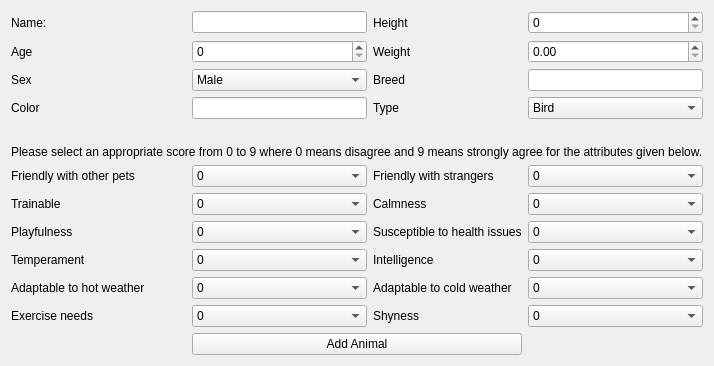
          <widget class="QWidget" name="tab_2">
           <attribute name="title">
            <string>Add new animal</string>
           </attribute>
           <layout class="QGridLayout" name="gridLayout_5">
            <item row="1" column="0">
             <layout class="QGridLayout" name="gridLayout_2">
              <item row="0" column="2">
               <widget class="QLabel" name="label_6">
                <property name="text">
                 <string>Height</string>
                </property>
               </widget>
              </item>
              <item row="0" column="0">
               <widget class="QLabel" name="label">
                <property name="text">
                 <string>Name: </string>
                </property>
               </widget>
              </item>
              <item row="2" column="1">
               <widget class="QComboBox" name="inputSex">
                <item>
                 <property name="text">
                  <string>Male</string>
                 </property>
                </item>
                <item>
                 <property name="text">
                  <string>Female</string>
                 </property>
                </item>
               </widget>
              </item>
              <item row="2" column="3">
               <widget class="QLineEdit" name="inputBreed"/>
              </item>
              <item row="3" column="3">
               <widget class="QComboBox" name="inputType">
                <item>
                 <property name="text">
                  <string>Bird</string>
                 </property>
                </item>
                <item>
                 <property name="text">
                  <string>Cat</string>
                 </property>
                </item>
                <item>
                 <property name="text">
                  <string>Dog</string>
                 </property>
                </item>
               </widget>
              </item>
              <item row="2" column="2">
               <widget class="QLabel" name="label_7">
                <property name="text">
                 <string>Breed</string>
                </property>
               </widget>
              </item>
              <item row="2" column="0">
               <widget class="QLabel" name="label_3">
                <property name="text">
                 <string>Sex</string>
                </property>
               </widget>
              </item>
              <item row="0" column="3">
               <widget class="QSpinBox" name="inputHeight"/>
              </item>
              <item row="3" column="0">
               <widget class="QLabel" name="label_4">
                <property name="text">
                 <string>Color</string>
                </property>
               </widget>
              </item>
              <item row="0" column="1">
               <widget class="QLineEdit" name="inputName"/>
              </item>
              <item row="3" column="2">
               <widget class="QLabel" name="label_8">
                <property name="text">
                 <string>Type</string>
                </property>
               </widget>
              </item>
              <item row="1" column="1">
               <widget class="QSpinBox" name="inputAge"/>
              </item>
              <item row="3" column="1">
               <widget class="QLineEdit" name="inputColot"/>
              </item>
              <item row="1" column="2">
               <widget class="QLabel" name="label_5">
                <property name="text">
                 <string>Weight</string>
                </property>
               </widget>
              </item>
              <item row="1" column="0">
               <widget class="QLabel" name="label_2">
                <property name="text">
                 <string>Age</string>
                </property>
               </widget>
              </item>
              <item row="1" column="3">
               <widget class="QDoubleSpinBox" name="inputWeight"/>
              </item>
              <item row="10" column="2">
               <widget class="QLabel" name="label_17">
                <property name="text">
                 <string>Adaptable to cold weather</string>
                </property>
               </widget>
              </item>
              <item row="6" column="1">
               <widget class="QComboBox" name="inputPetFriendly">
                <item>
                 <property name="text">
                  <string>0</string>
                 </property>
                </item>
                <item>
                 <property name="text">
                  <string>1</string>
                 </property>
                </item>
                <item>
                 <property name="text">
                  <string>2</string>
                 </property>
                </item>
                <item>
                 <property name="text">
                  <string>3</string>
                 </property>
                </item>
                <item>
                 <property name="text">
                  <string>4</string>
                 </property>
                </item>
                <item>
                 <property name="text">
                  <string>5</string>
                 </property>
                </item>
                <item>
                 <property name="text">
                  <string>6</string>
                 </property>
                </item>
                <item>
                 <property name="text">
                  <string>7</string>
                 </property>
                </item>
                <item>
                 <property name="text">
                  <string>8</string>
                 </property>
                </item>
                <item>
                 <property name="text">
                  <string>9</string>
                 </property>
                </item>
               </widget>
              </item>
              <item row="7" column="3">
               <widget class="QComboBox" name="inputCalmness">
                <item>
                 <property name="text">
                  <string>0</string>
                 </property>
                </item>
                <item>
                 <property name="text">
                  <string>1</string>
                 </property>
                </item>
                <item>
                 <property name="text">
                  <string>2</string>
                 </property>
                </item>
                <item>
                 <property name="text">
                  <string>3</string>
                 </property>
                </item>
                <item>
                 <property name="text">
                  <string>4</string>
                 </property>
                </item>
                <item>
                 <property name="text">
                  <string>5</string>
                 </property>
                </item>
                <item>
                 <property name="text">
                  <string>6</string>
                 </property>
                </item>
                <item>
                 <property name="text">
                  <string>7</string>
                 </property>
                </item>
                <item>
                 <property name="text">
                  <string>8</string>
                 </property>
                </item>
                <item>
                 <property name="text">
                  <string>9</string>
                 </property>
                </item>
               </widget>
              </item>
              <item row="6" column="3">
               <widget class="QComboBox" name="inputPeopleFriendly">
                <item>
                 <property name="text">
                  <string>0</string>
                 </property>
                </item>
                <item>
                 <property name="text">
                  <string>1</string>
                 </property>
                </item>
                <item>
                 <property name="text">
                  <string>2</string>
                 </property>
                </item>
                <item>
                 <property name="text">
                  <string>3</string>
                 </property>
                </item>
                <item>
                 <property name="text">
                  <string>4</string>
                 </property>
                </item>
                <item>
                 <property name="text">
                  <string>5</string>
                 </property>
                </item>
                <item>
                 <property name="text">
                  <string>6</string>
                 </property>
                </item>
                <item>
                 <property name="text">
                  <string>7</string>
                 </property>
                </item>
                <item>
                 <property name="text">
                  <string>8</string>
                 </property>
                </item>
                <item>
                 <property name="text">
                  <string>9</string>
                 </property>
                </item>
               </widget>
              </item>
              <item row="11" column="2">
               <widget class="QLabel" name="label_16">
                <property name="text">
                 <string>Shyness</string>
                </property>
               </widget>
              </item>
              <item row="8" column="0">
               <widget class="QLabel" name="label_12">
                <property name="text">
                 <string>Playfulness</string>
                </property>
               </widget>
              </item>
              <item row="11" column="3">
               <widget class="QComboBox" name="inputShyness">
                <item>
                 <property name="text">
                  <string>0</string>
                 </property>
                </item>
                <item>
                 <property name="text">
                  <string>1</string>
                 </property>
                </item>
                <item>
                 <property name="text">
                  <string>2</string>
                 </property>
                </item>
                <item>
                 <property name="text">
                  <string>3</string>
                 </property>
                </item>
                <item>
                 <property name="text">
                  <string>4</string>
                 </property>
                </item>
                <item>
                 <property name="text">
                  <string>5</string>
                 </property>
                </item>
                <item>
                 <property name="text">
                  <string>6</string>
                 </property>
                </item>
                <item>
                 <property name="text">
                  <string>7</string>
                 </property>
                </item>
                <item>
                 <property name="text">
                  <string>8</string>
                 </property>
                </item>
                <item>
                 <property name="text">
                  <string>9</string>
                 </property>
                </item>
               </widget>
              </item>
              <item row="7" column="0">
               <widget class="QLabel" name="label_11">
                <property name="text">
                 <string>Trainable</string>
                </property>
               </widget>
              </item>
              <item row="11" column="1">
               <widget class="QComboBox" name="inputExercise">
                <item>
                 <property name="text">
                  <string>0</string>
                 </property>
                </item>
                <item>
                 <property name="text">
                  <string>1</string>
                 </property>
                </item>
                <item>
                 <property name="text">
                  <string>2</string>
                 </property>
                </item>
                <item>
                 <property name="text">
                  <string>3</string>
                 </property>
                </item>
                <item>
                 <property name="text">
                  <string>4</string>
                 </property>
                </item>
                <item>
                 <property name="text">
                  <string>5</string>
                 </property>
                </item>
                <item>
                 <property name="text">
                  <string>6</string>
                 </property>
                </item>
                <item>
                 <property name="text">
                  <string>7</string>
                 </property>
                </item>
                <item>
                 <property name="text">
                  <string>8</string>
                 </property>
                </item>
                <item>
                 <property name="text">
                  <string>9</string>
                 </property>
                </item>
               </widget>
              </item>
              <item row="4" column="0" colspan="4">
               <spacer name="horizontalSpacer_3">
                <property name="orientation">
                 <enum>Qt::Horizontal</enum>
                </property>
                <property name="sizeHint" stdset="0">
                 <size>
                  <width>40</width>
                  <height>20</height>
                 </size>
                </property>
               </spacer>
              </item>
              <item row="6" column="0">
               <widget class="QLabel" name="label_9">
                <property name="text">
                 <string>Friendly with other pets</string>
                </property>
               </widget>
              </item>
              <item row="9" column="3">
               <widget class="QComboBox" name="inputIntelligence">
                <item>
                 <property name="text">
                  <string>0</string>
                 </property>
                </item>
                <item>
                 <property name="text">
                  <string>1</string>
                 </property>
                </item>
                <item>
                 <property name="text">
                  <string>2</string>
                 </property>
                </item>
                <item>
                 <property name="text">
                  <string>3</string>
                 </property>
                </item>
                <item>
                 <property name="text">
                  <string>4</string>
                 </property>
                </item>
                <item>
                 <property name="text">
                  <string>5</string>
                 </property>
                </item>
                <item>
                 <property name="text">
                  <string>6</string>
                 </property>
                </item>
                <item>
                 <property name="text">
                  <string>7</string>
                 </property>
                </item>
                <item>
                 <property name="text">
                  <string>8</string>
                 </property>
                </item>
                <item>
                 <property name="text">
                  <string>9</string>
                 </property>
                </item>
               </widget>
              </item>
              <item row="10" column="1">
               <widget class="QComboBox" name="inputHotWeather">
                <item>
                 <property name="text">
                  <string>0</string>
                 </property>
                </item>
                <item>
                 <property name="text">
                  <string>1</string>
                 </property>
                </item>
                <item>
                 <property name="text">
                  <string>2</string>
                 </property>
                </item>
                <item>
                 <property name="text">
                  <string>3</string>
                 </property>
                </item>
                <item>
                 <property name="text">
                  <string>4</string>
                 </property>
                </item>
                <item>
                 <property name="text">
                  <string>5</string>
                 </property>
                </item>
                <item>
                 <property name="text">
                  <string>6</string>
                 </property>
                </item>
                <item>
                 <property name="text">
                  <string>7</string>
                 </property>
                </item>
                <item>
                 <property name="text">
                  <string>8</string>
                 </property>
                </item>
                <item>
                 <property name="text">
                  <string>9</string>
                 </property>
                </item>
               </widget>
              </item>
              <item row="8" column="3">
               <widget class="QComboBox" name="inputHealth">
                <item>
                 <property name="text">
                  <string>0</string>
                 </property>
                </item>
                <item>
                 <property name="text">
                  <string>1</string>
                 </property>
                </item>
                <item>
                 <property name="text">
                  <string>2</string>
                 </property>
                </item>
                <item>
                 <property name="text">
                  <string>3</string>
                 </property>
                </item>
                <item>
                 <property name="text">
                  <string>4</string>
                 </property>
                </item>
                <item>
                 <property name="text">
                  <string>5</string>
                 </property>
                </item>
                <item>
                 <property name="text">
                  <string>6</string>
                 </property>
                </item>
                <item>
                 <property name="text">
                  <string>7</string>
                 </property>
                </item>
                <item>
                 <property name="text">
                  <string>8</string>
                 </property>
                </item>
                <item>
                 <property name="text">
                  <string>9</string>
                 </property>
                </item>
               </widget>
              </item>
              <item row="6" column="2">
               <widget class="QLabel" name="label_10">
                <property name="text">
                 <string>Friendly with strangers</string>
                </property>
               </widget>
              </item>
              <item row="8" column="1">
               <widget class="QComboBox" name="inputPlayfulness">
                <item>
                 <property name="text">
                  <string>0</string>
                 </property>
                </item>
                <item>
                 <property name="text">
                  <string>1</string>
                 </property>
                </item>
                <item>
                 <property name="text">
                  <string>2</string>
                 </property>
                </item>
                <item>
                 <property name="text">
                  <string>3</string>
                 </property>
                </item>
                <item>
                 <property name="text">
                  <string>4</string>
                 </property>
                </item>
                <item>
                 <property name="text">
                  <string>5</string>
                 </property>
                </item>
                <item>
                 <property name="text">
                  <string>6</string>
                 </property>
                </item>
                <item>
                 <property name="text">
                  <string>7</string>
                 </property>
                </item>
                <item>
                 <property name="text">
                  <string>8</string>
                 </property>
                </item>
                <item>
                 <property name="text">
                  <string>9</string>
                 </property>
                </item>
               </widget>
              </item>
              <item row="10" column="0">
               <widget class="QLabel" name="label_14">
                <property name="text">
                 <string>Adaptable to hot weather</string>
                </property>
               </widget>
              </item>
              <item row="7" column="2">
               <widget class="QLabel" name="label_20">
                <property name="text">
                 <string>Calmness</string>
                </property>
               </widget>
              </item>
              <item row="9" column="2">
               <widget class="QLabel" name="label_18">
                <property name="text">
                 <string>Intelligence</string>
                </property>
               </widget>
              </item>
              <item row="10" column="3">
               <widget class="QComboBox" name="inputColdWeather">
                <item>
                 <property name="text">
                  <string>0</string>
                 </property>
                </item>
                <item>
                 <property name="text">
                  <string>1</string>
                 </property>
                </item>
                <item>
                 <property name="text">
                  <string>2</string>
                 </property>
                </item>
                <item>
                 <property name="text">
                  <string>3</string>
                 </property>
                </item>
                <item>
                 <property name="text">
                  <string>4</string>
                 </property>
                </item>
                <item>
                 <property name="text">
                  <string>5</string>
                 </property>
                </item>
                <item>
                 <property name="text">
                  <string>6</string>
                 </property>
                </item>
                <item>
                 <property name="text">
                  <string>7</string>
                 </property>
                </item>
                <item>
                 <property name="text">
                  <string>8</string>
                 </property>
                </item>
                <item>
                 <property name="text">
                  <string>9</string>
                 </property>
                </item>
               </widget>
              </item>
              <item row="9" column="1">
               <widget class="QComboBox" name="inputTemperament">
                <item>
                 <property name="text">
                  <string>0</string>
                 </property>
                </item>
                <item>
                 <property name="text">
                  <string>1</string>
                 </property>
                </item>
                <item>
                 <property name="text">
                  <string>2</string>
                 </property>
                </item>
                <item>
                 <property name="text">
                  <string>3</string>
                 </property>
                </item>
                <item>
                 <property name="text">
                  <string>4</string>
                 </property>
                </item>
                <item>
                 <property name="text">
                  <string>5</string>
                 </property>
                </item>
                <item>
                 <property name="text">
                  <string>6</string>
                 </property>
                </item>
                <item>
                 <property name="text">
                  <string>7</string>
                 </property>
                </item>
                <item>
                 <property name="text">
                  <string>8</string>
                 </property>
                </item>
                <item>
                 <property name="text">
                  <string>9</string>
                 </property>
                </item>
               </widget>
              </item>
              <item row="11" column="0">
               <widget class="QLabel" name="label_15">
                <property name="text">
                 <string>Exercise needs</string>
                </property>
               </widget>
              </item>
              <item row="5" column="0" colspan="4">
               <widget class="QLabel" name="label_21">
                <property name="text">
                 <string>Please select an appropriate score from 0 to 9 where 0 means disagree and 9 means strongly agree for the attributes given below.</string>
                </property>
               </widget>
              </item>
              <item row="8" column="2">
               <widget class="QLabel" name="label_19">
                <property name="text">
                 <string>Susceptible to health issues</string>
                </property>
               </widget>
              </item>
              <item row="9" column="0">
               <widget class="QLabel" name="label_13">
                <property name="text">
                 <string>Temperament</string>
                </property>
               </widget>
              </item>
              <item row="12" column="0">
               <spacer name="horizontalSpacer_4">
                <property name="orientation">
                 <enum>Qt::Horizontal</enum>
                </property>
                <property name="sizeHint" stdset="0">
                 <size>
                  <width>40</width>
                  <height>20</height>
                 </size>
                </property>
               </spacer>
              </item>
              <item row="12" column="3">
               <spacer name="horizontalSpacer_5">
                <property name="orientation">
                 <enum>Qt::Horizontal</enum>
                </property>
                <property name="sizeHint" stdset="0">
                 <size>
                  <width>40</width>
                  <height>20</height>
                 </size>
                </property>
               </spacer>
              </item>
              <item row="12" column="1" colspan="2">
               <widget class="QPushButton" name="addButton">
                <property name="text">
                 <string>Add Animal</string>
                </property>
               </widget>
              </item>
              <item row="7" column="1">
               <widget class="QComboBox" name="inputTrainable">
                <item>
                 <property name="text">
                  <string>0</string>
                 </property>
                </item>
                <item>
                 <property name="text">
                  <string>1</string>
                 </property>
                </item>
                <item>
                 <property name="text">
                  <string>2</string>
                 </property>
                </item>
                <item>
                 <property name="text">
                  <string>3</string>
                 </property>
                </item>
                <item>
                 <property name="text">
                  <string>4</string>
                 </property>
                </item>
                <item>
                 <property name="text">
                  <string>5</string>
                 </property>
                </item>
                <item>
                 <property name="text">
                  <string>6</string>
                 </property>
                </item>
                <item>
                 <property name="text">
                  <string>7</string>
                 </property>
                </item>
                <item>
                 <property name="text">
                  <string>8</string>
                 </property>
                </item>
                <item>
                 <property name="text">
                  <string>9</string>
                 </property>
                </item>
               </widget>
              </item>
             </layout>
            </item>
           </layout>
          </widget>
